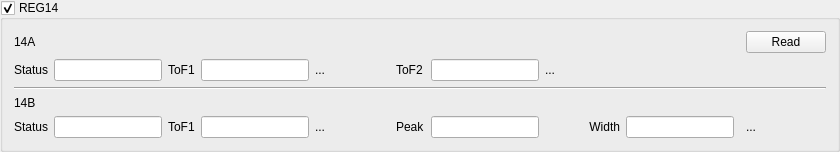
        <widget class="CustomControls::FoldingBox" name="grREG14">
         <property name="title">
          <string>REG14</string>
         </property>
         <property name="checkable">
          <bool>true</bool>
         </property>
         <layout class="QGridLayout" name="gridLayout_11">
          <item row="2" column="0" colspan="11">
           <widget class="Line" name="line_4">
            <property name="sizePolicy">
             <sizepolicy hsizetype="Minimum" vsizetype="Fixed">
              <horstretch>0</horstretch>
              <verstretch>0</verstretch>
             </sizepolicy>
            </property>
            <property name="maximumSize">
             <size>
              <width>16777215</width>
              <height>16777215</height>
             </size>
            </property>
            <property name="orientation">
             <enum>Qt::Horizontal</enum>
            </property>
           </widget>
          </item>
          <item row="5" column="2">
           <widget class="QLabel" name="label_170">
            <property name="text">
             <string>ToF1</string>
            </property>
           </widget>
          </item>
          <item row="1" column="2">
           <widget class="QLabel" name="label_161">
            <property name="text">
             <string>ToF1</string>
            </property>
           </widget>
          </item>
          <item row="0" column="0">
           <widget class="QLabel" name="label_168">
            <property name="text">
             <string>14A</string>
            </property>
           </widget>
          </item>
          <item row="1" column="4">
           <widget class="QLabel" name="lbR14A_8_17_info">
            <property name="sizePolicy">
             <sizepolicy hsizetype="Minimum" vsizetype="Preferred">
              <horstretch>0</horstretch>
              <verstretch>0</verstretch>
             </sizepolicy>
            </property>
            <property name="minimumSize">
             <size>
              <width>75</width>
              <height>0</height>
             </size>
            </property>
            <property name="text">
             <string>...</string>
            </property>
           </widget>
          </item>
          <item row="1" column="0">
           <widget class="QLabel" name="label_127">
            <property name="text">
             <string>Status</string>
            </property>
           </widget>
          </item>
          <item row="1" column="5">
           <widget class="QLabel" name="label_162">
            <property name="text">
             <string>ToF2</string>
            </property>
           </widget>
          </item>
          <item row="0" column="10">
           <widget class="CustomControls::PushButton" name="pbNM_ReadREG14">
            <property name="text">
             <string>Read</string>
            </property>
           </widget>
          </item>
          <item row="5" column="0">
           <widget class="QLabel" name="label_169">
            <property name="text">
             <string>Status</string>
            </property>
           </widget>
          </item>
          <item row="5" column="5">
           <widget class="QLabel" name="label_171">
            <property name="text">
             <string>Peak</string>
            </property>
           </widget>
          </item>
          <item row="5" column="4">
           <widget class="QLabel" name="lbR14B_8_17_info">
            <property name="sizePolicy">
             <sizepolicy hsizetype="Minimum" vsizetype="Preferred">
              <horstretch>0</horstretch>
              <verstretch>0</verstretch>
             </sizepolicy>
            </property>
            <property name="minimumSize">
             <size>
              <width>75</width>
              <height>0</height>
             </size>
            </property>
            <property name="text">
             <string>...</string>
            </property>
           </widget>
          </item>
          <item row="5" column="10">
           <widget class="QLabel" name="lbR14B_24_29_info">
            <property name="minimumSize">
             <size>
              <width>50</width>
              <height>0</height>
             </size>
            </property>
            <property name="text">
             <string>...</string>
            </property>
           </widget>
          </item>
          <item row="3" column="0">
           <widget class="QLabel" name="label_167">
            <property name="text">
             <string>14B</string>
            </property>
           </widget>
          </item>
          <item row="1" column="1">
           <widget class="CustomControls::LineEdit" name="leR14A_0_7"/>
          </item>
          <item row="5" column="3">
           <widget class="CustomControls::LineEdit" name="leR14B_8_17"/>
          </item>
          <item row="5" column="6">
           <widget class="CustomControls::LineEdit" name="leR14B_18_23"/>
          </item>
          <item row="1" column="3">
           <widget class="CustomControls::LineEdit" name="leR14A_8_17"/>
          </item>
          <item row="1" column="6">
           <widget class="CustomControls::LineEdit" name="leR14A_18_27"/>
          </item>
          <item row="5" column="1">
           <widget class="CustomControls::LineEdit" name="leR14B_0_7"/>
          </item>
          <item row="1" column="7">
           <widget class="QLabel" name="lbR14A_18_27_info">
            <property name="sizePolicy">
             <sizepolicy hsizetype="Minimum" vsizetype="Preferred">
              <horstretch>0</horstretch>
              <verstretch>0</verstretch>
             </sizepolicy>
            </property>
            <property name="minimumSize">
             <size>
              <width>75</width>
              <height>0</height>
             </size>
            </property>
            <property name="text">
             <string>...</string>
            </property>
           </widget>
          </item>
          <item row="5" column="7">
           <widget class="QLabel" name="label_172">
            <property name="sizePolicy">
             <sizepolicy hsizetype="Minimum" vsizetype="Preferred">
              <horstretch>0</horstretch>
              <verstretch>0</verstretch>
             </sizepolicy>
            </property>
            <property name="minimumSize">
             <size>
              <width>40</width>
              <height>0</height>
             </size>
            </property>
            <property name="text">
             <string>Width</string>
            </property>
            <property name="alignment">
             <set>Qt::AlignRight|Qt::AlignTrailing|Qt::AlignVCenter</set>
            </property>
           </widget>
          </item>
          <item row="5" column="8">
           <widget class="CustomControls::LineEdit" name="leR14B_24_29"/>
          </item>
         </layout>
        </widget>
